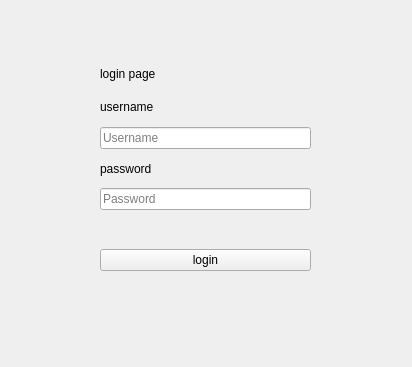
<?xml version="1.0" encoding="UTF-8"?>
<ui version="4.0">
 <class>MainWindow</class>
 <widget class="QMainWindow" name="MainWindow">
  <property name="geometry">
   <rect>
    <x>0</x>
    <y>0</y>
    <width>412</width>
    <height>367</height>
   </rect>
  </property>
  <property name="windowTitle">
   <string>MainWindow</string>
  </property>
  <widget class="QWidget" name="centralwidget">
   <widget class="QWidget" name="verticalLayoutWidget">
    <property name="geometry">
     <rect>
      <x>100</x>
      <y>60</y>
      <width>211</width>
      <height>211</height>
     </rect>
    </property>
    <layout class="QVBoxLayout" name="verticalLayout">
     <item>
      <widget class="QLabel" name="label">
       <property name="text">
        <string>login page</string>
       </property>
      </widget>
     </item>
     <item>
      <widget class="QLabel" name="label_2">
       <property name="text">
        <string>username</string>
       </property>
      </widget>
     </item>
     <item>
      <widget class="QLineEdit" name="username_entry">
       <property name="text">
        <string/>
       </property>
       <property name="placeholderText">
        <string>Username</string>
       </property>
      </widget>
     </item>
     <item>
      <widget class="QLabel" name="label_3">
       <property name="text">
        <string>password</string>
       </property>
      </widget>
     </item>
     <item>
      <widget class="QLineEdit" name="password_entry">
       <property name="echoMode">
        <enum>QLineEdit::Password</enum>
       </property>
       <property name="placeholderText">
        <string>Password</string>
       </property>
      </widget>
     </item>
     <item>
      <widget class="QLabel" name="errorlabel">
       <property name="styleSheet">
        <string notr="true">color:rgb(255, 0, 0)</string>
       </property>
       <property name="text">
        <string/>
       </property>
      </widget>
     </item>
     <item>
      <widget class="QPushButton" name="submit_form">
       <property name="text">
        <string>login</string>
       </property>
      </widget>
     </item>
    </layout>
   </widget>
  </widget>
 </widget>
 <resources/>
 <connections/>
</ui>
